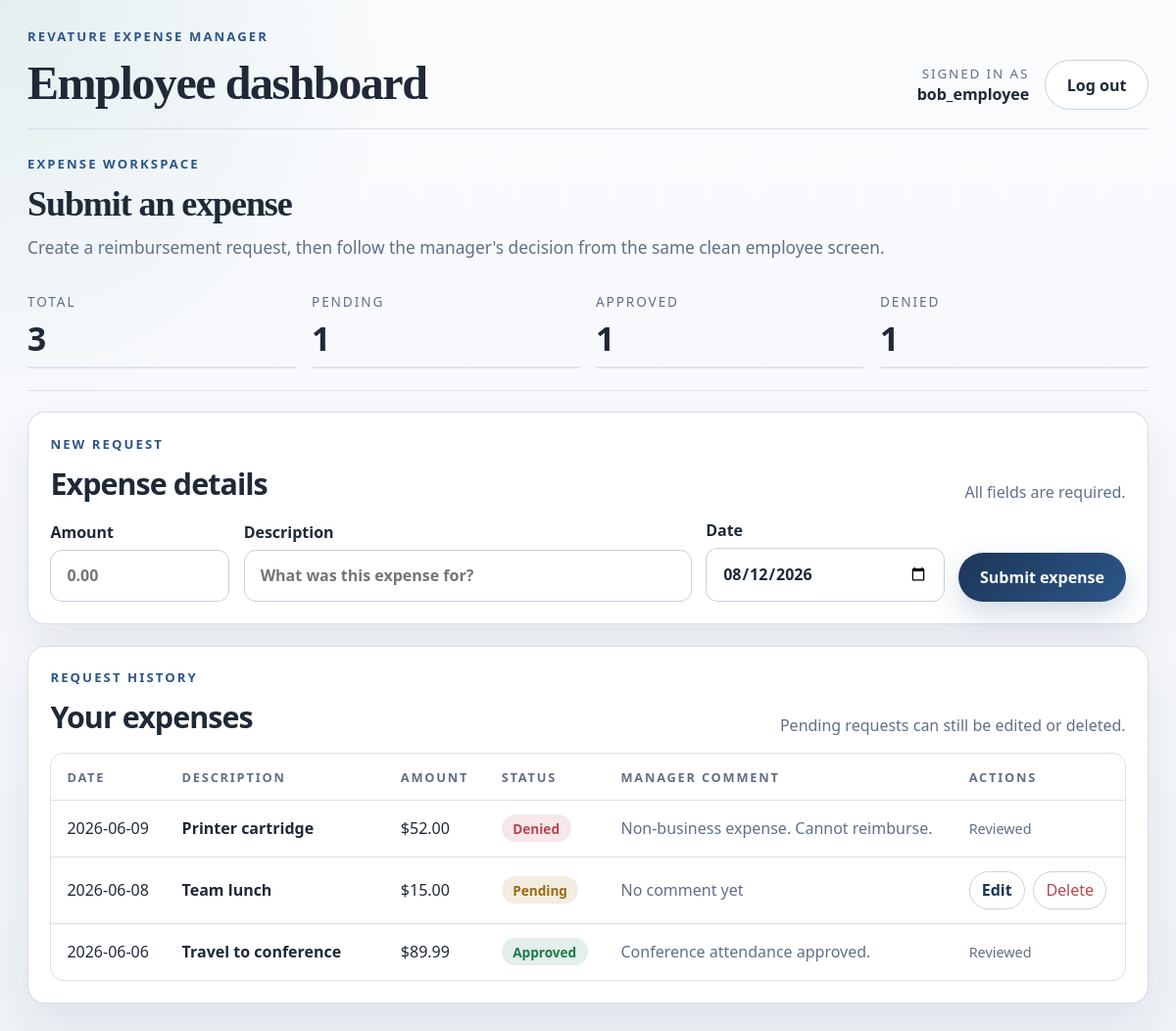
/dashboard (signed in), run on the app's committed database.
### tables this page shows
CREATE TABLE approvals (
    approval_id INTEGER PRIMARY KEY,
    expense_id INTEGER NOT NULL,
    status TEXT NOT NULL,
    reviewer INTEGER,
    comment TEXT,
    review_date TEXT,
    FOREIGN KEY (expense_id) REFERENCES expenses (expense_id)
);

CREATE TABLE expenses (
    expense_id INTEGER PRIMARY KEY,
    user_id INTEGER NOT NULL,
    amount REAL NOT NULL,
    exp_description TEXT NOT NULL,
    date TEXT NOT NULL,
    FOREIGN KEY (user_id) REFERENCES users (user_id)
);

### employee_app/app.py (the view)
@app.route("/dashboard")
@login_required
def dashboard():
    expenses = database.get_employee_expenses(session["user_id"])
    return render_template("dashboard.html", expenses=expenses, today=date.today().isoformat())

### employee_app/auth.py (called while the page is built)
def login_required(view):
    @wraps(view)
    def wrapped_view(*args, **kwargs):
        if "user_id" not in session:
            flash("Please log in to continue.")
            return redirect(url_for("login"))
        return view(*args, **kwargs)
    return wrapped_view

### employee_app/database.py (called while the page is built)
def get_connection():
        try:
                conn = sqlite3.connect(DB_PATH)
                conn.row_factory = sqlite3.Row
                return conn, conn.cursor()
        except sqlite3.Error as error:
                logger.exception("Failed to connect to database")
                raise RuntimeError(f"Failed to connect to database: {error}") from error

### employee_app/templates/dashboard.html (shortened to what this page needs)
{% extends "base.html" %}
{% block content %}
<section class="hero-strip">
    <div>
        <p class="eyebrow">Expense workspace</p>
        <h2>Submit an expense</h2>
        <p class="hero-copy">
            Create a reimbursement request, then follow the manager's decision from
            the same clean employee screen.
        </p>
    </div>
    <dl class="summary-rail">
        <div>
            <dt>Total</dt>
            <dd>{{ expenses | length }}</dd>
        </div>
        <div>
            <dt>Pending</dt>
            <dd>{{ expenses | selectattr('status', 'equalto', 'pending') | list | length }}</dd>
        </div>
        <div>
            <dt>Approved</dt>
            <dd>{{ expenses | selectattr('status', 'equalto', 'approved') | list | length }}</dd>
        </div>
        <div>
            <dt>Denied</dt>
            <dd>{{ expenses | selectattr('status', 'equalto', 'denied') | list | length }}</dd>
        </div>
    </dl>
</section>
<section class="surface submission-surface">
    <div class="section-header">
        <div>
            <p class="eyebrow">New request</p>
            <h3>Expense details</h3>
        </div>
        <p class="section-note">All fields are required.</p>
    </div>
    <form method="post" action="{{ url_for('submit_expense') }}" class="expense-form-grid">
        <label>
            Amount
            <input type="number" name="amount" step="0.01" min="0.01" placeholder="0.00" required>
        </label>
        <label class="description-field">
            Description
            <input type="text" name="description" placeholder="What was this expense for?" required>
        </label>
        <label>
            Date
            <input type="date" name="date" value="{{ today }}" required>
        </label>
        <button type="submit" class="button-primary submit-expense-button">Submit expense</button>
    </form>
</section>
<section class="surface">
    <div class="section-header">
        <div>
            <p class="eyebrow">Request history</p>
            <h3>Your expenses</h3>
        </div>
        <p class="section-note">Pending requests can still be edited or deleted.</p>
    </div>
    {% if expenses %}
    <div class="table-wrap">
        <table>
            <thead>
                <tr>
                    <th>Date</th>
                    <th>Description</th>
                    <th>Amount</th>
                    <th>Status</th>
                    <th>Manager comment</th>
                    <th>Actions</th>
                </tr>
            </thead>
            <tbody>
                {% for item in expenses %}
                <tr>
                    <td>{{ item.expense.date }}</td>
                    <td class="description-cell">{{ item.expense.description }}</td>
                    <td>${{ "%.2f"|format(item.expense.amount) }}</td>
                    <td class="status status-{{ item.status }}">
                        <span class="status-pill {{ item.status }}">{{ item.status }}</span>
                    </td>
                    <td class="comment-cell">{{ item.comment or "No comment yet" }}</td>
                    <td>
                        {% if item.status == "pending" %}
                        <div class="row-actions">
                            <a class="table-action" href="{{ url_for('edit_expense', expense_id=item.expense.expense_id) }}">Edit</a>
                            <form method="post" action="{{ url_for('delete_expense', expense_id=item.expense.expense_id) }}"
                                  onsubmit="return confirm('Delete this expense?');" class="inline-form">
                                <button type="submit" class="table-action danger-action">Delete</button>
                            </form>
                        </div>
                        {% else %}
                        <span class="action-unavailable">Reviewed</span>
                        {% endif %}
                    </td>
                </tr>
                {% endfor %}
            </tbody>
        </table>
    </div>
    {% else %}
    <div class="empty-state">
        <strong>No expenses submitted yet.</strong>
        <p>Your first request will appear here after you submit it.</p>
    </div>
    {% endif %}
</section>
{% endblock %}

### data on the page
approvals: expense "2026-06-09", expense.description "Printer cartridge", status "Denied", comment "Non-business expense. Cannot reimburse.", shows "Reviewed"
expenses: expense.amount "52.00"
approvals: expense "2026-06-08", expense.description "Team lunch", status "Pending", comment "No comment yet"
expenses: expense.amount "15.00"
approvals: expense "2026-06-06", expense.description "Travel to conference", status "Approved", comment "Conference attendance approved.", shows "Reviewed"
expenses: expense.amount "89.99"

### other printed values
{{ session.get('username') }} "bob_employee"
{{ expenses | length }} "3"
{{ expenses | selectattr('status', 'equalto', 'pending') | list | length }} "1"
{{ expenses | selectattr('status', 'equalto', 'approved') | list | length }} "1"
{{ expenses | selectattr('status', 'equalto', 'denied') | list | length }} "1"
